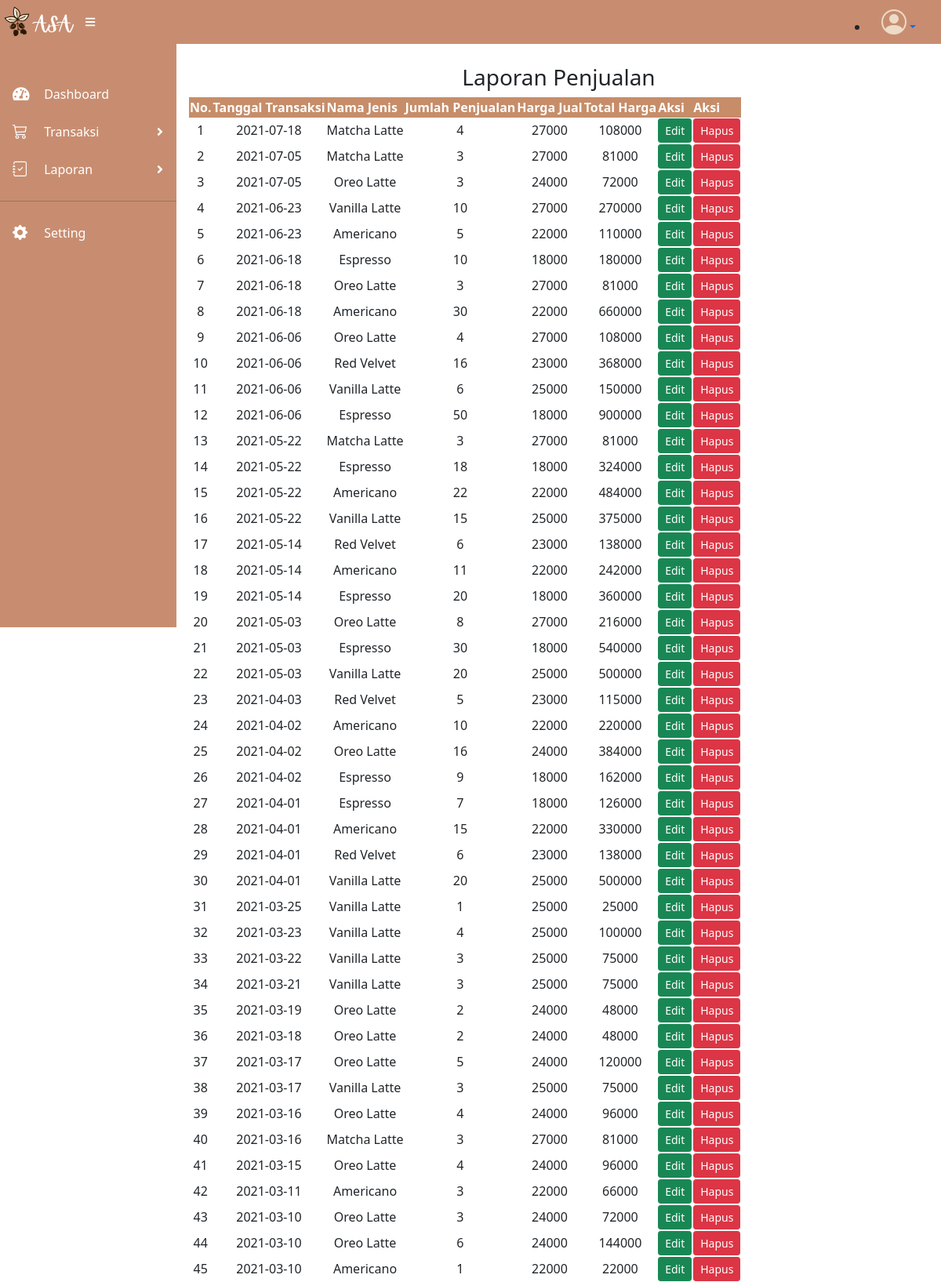
/pencatatanpenjualan.php (signed in, upper part), run on the app's committed database.
### tables this page shows
CREATE TABLE `penjualan` (
  `id` int(11) NOT NULL,
  `tgl_jual` date NOT NULL,
  `nama_jenis` varchar(50) NOT NULL,
  `jml_penjualan` int(11) NOT NULL,
  `hrg_jual` int(11) NOT NULL
);

### functions.php (called while the page is built, shortened)
<?php
$conn = mysqli_connect("localhost","root","","simkc");
function query($query){
    global $conn;
    $result = mysqli_query($conn, $query);
    $rows = [];
    while ($row = mysqli_fetch_assoc($result)){
        $rows[] = $row;
    }
    return $rows;
}
?>

### pencatatanpenjualan.php (the view, shortened to what this page needs)
<?php
require 'functions.php';
$jual = query("SELECT * FROM penjualan ORDER BY tgl_jual DESC");
?>
<!DOCTYPE html>
<html>
<head>
        <link href="https://cdn.jsdelivr.net/npm/simple-datatables@latest/dist/style.css" rel="stylesheet" />
        <link href="css/styles.css" rel="stylesheet" />
        <link rel="stylesheet" href="https://cdn.jsdelivr.net/npm/bootstrap-icons@1.5.0/font/bootstrap-icons.css">
</head>
<body class="sb-nav-fixed">
    <nav class="sb-topnav navbar navbar-expand" style="background-color: var(--bs-brown);">
        <img src= "img/CafeLogo.png"  style="width: 100px;">
        <button class="btn btn-link btn-sm order-0 order-lg-0 me-4 me-lg-2" id="sidebarToggle" href="#!"><i class="fas fa-bars" style="color: white"></i></button>
        <ul class="d-none d-md-inline-block form-inline ms-auto me-0 me-md-3 my-2 my-md-0">
            <li class="nav-item dropdown">
                <a class="nav-link dropdown-toggle" id="navbarDropdown" href="#" role="button" data-bs-toggle="dropdown" aria-expanded="false"><i class="bi bi-person-circle fa-2x" style="color: #EDDBC7;"></i></a>
            </li>
        </ul>
    </nav>
        <div id="layoutSidenav">
            <div id="layoutSidenav_nav">
                <nav class="sb-sidenav accordion sb-sidenav" id="sidenavAccordion" style="background-color: var(--bs-brown)">
                    <div class="sb-sidenav-menu">
                        <div class="nav">
                        <div class="sb-sidenav-menu-heading"></div>
                            <a class="nav-link" href="home.php" style="color: white">
                                <div class="sb-nav-link-icon col-lg-2"><i class="fas fa-tachometer-alt fa-lg"></i></div>
                                Dashboard
                            </a>
                            <a class="nav-link collapsed" href="#" style="color: white" data-bs-toggle="collapse" data-bs-target="#collapseLayouts" aria-expanded="false" aria-controls="collapseLayouts">
                                <div class="sb-nav-link-icon col-lg-2"><i class="bi bi-cart3 fa-lg"></i></div>
                                Transaksi
                                <div class="sb-sidenav-collapse-arrow"><i class="fas fa-angle-down"></i></div>
                            </a>
                            <a class="nav-link collapsed" href="#" style="color: white" data-bs-toggle="collapse" data-bs-target="#collapsePages" aria-expanded="false" aria-controls="collapsePages">
                                <div class="sb-nav-link-icon col-lg-2"><i class="bi bi-journal-check fa-lg"></i></div>
                                Laporan
                                <div class="sb-sidenav-collapse-arrow"><i class="fas fa-angle-down"></i></div>
                            </a>
                             <hr class="sidebar-divider">
                             <a class="nav-link" href="setting.php" style="color: white">
                                <div class="sb-nav-link-icon col-lg-2"><i class="bi bi-gear-fill fa-lg"></i></div>
                                Setting
                            </a>
                    </div>
                </nav>
            </div>
            <div id="layoutSidenav_content" style="margin-top:10px">
                <main>
                <div class="card-body">
                    <table id="datatablesSimple">
                        <h3 align = "center">Laporan Penjualan</h3>
                            <tr bgcolor= #c78d69>
                                <th style ="color: #ffffff">No.</th>
                                <th style ="color: #ffffff">Tanggal Transaksi</th>
                                <th style ="color: #ffffff">Nama Jenis</th>
                                <th style ="color: #ffffff">Jumlah Penjualan</th>
                                <th style ="color: #ffffff">Harga Jual</th>
                                <th style ="color: #ffffff">Total Harga</th>
                                <th style ="color: #ffffff" >Aksi</th>
                                <th style ="color: #ffffff" >Aksi</th>
                            </tr>
                            <?php $i = 1; ?>
                            <?php foreach($jual as $row) : ?>
                            <tr>
                                <td align = "center"><?= $i; ?></td>
                                <td align = "center"><?= $row["tgl_jual"]; ?></td>
                                <td align = "center"><?= $row["nama_jenis"]; ?></td>
                                <td align = "center"><?= $row["jml_penjualan"]; ?></td>
                                <td align = "center"><?= $row["hrg_jual"]; ?></td>
                                <?php
                                    $total = $row["jml_penjualan"]*$row["hrg_jual"];
                                    ?>
                                    <td align = "center"><?=$total; ?></td>
                                <td >
                                    <a class="btn btn-sm btn-success"  href="ubah.php?id=<?= $row["id"]; ?>">Edit</a>
                                </td>
                                <td>
                                <a class="btn btn-sm btn-danger" href="hapus.php?id=<?= $row["id"]; ?>" onclick="
                                    return confirm ('Apakah anda yakin untuk menghapus data ini?');"
                                    >Hapus</a>
                            </td>
                            </tr>
                            <?php $i++; ?>
                            <?php endforeach; ?>
                        </div>
                </div>
            </div>
</body>
</html>

### data on the page
penjualan: tgl_jual "2021-07-18", nama_jenis "Matcha Latte", jml_penjualan "4", hrg_jual "27000", total "108000"
penjualan: tgl_jual "2021-07-05", nama_jenis "Matcha Latte", jml_penjualan "3", hrg_jual "27000", total "81000"
penjualan: tgl_jual "2021-07-05", nama_jenis "Oreo Latte", jml_penjualan "3", hrg_jual "24000", total "72000"
penjualan: tgl_jual "2021-06-23", nama_jenis "Vanilla Latte", jml_penjualan "10", hrg_jual "27000", total "270000"
penjualan: tgl_jual "2021-06-23", nama_jenis "Americano", jml_penjualan "5", hrg_jual "22000", total "110000"
penjualan: tgl_jual "2021-06-18", nama_jenis "Espresso", jml_penjualan "10", hrg_jual "18000", total "180000"
penjualan: tgl_jual "2021-06-18", nama_jenis "Oreo Latte", jml_penjualan "3", hrg_jual "27000", total "81000"
penjualan: tgl_jual "2021-06-18", nama_jenis "Americano", jml_penjualan "30", hrg_jual "22000", total "660000"
penjualan: tgl_jual "2021-06-06", nama_jenis "Oreo Latte", jml_penjualan "4", hrg_jual "27000", total "108000"
penjualan: tgl_jual "2021-06-06", nama_jenis "Red Velvet", jml_penjualan "16", hrg_jual "23000", total "368000"
penjualan: tgl_jual "2021-06-06", nama_jenis "Vanilla Latte", jml_penjualan "6", hrg_jual "25000", total "150000"
penjualan: tgl_jual "2021-06-06", nama_jenis "Espresso", jml_penjualan "50", hrg_jual "18000", total "900000"
penjualan: tgl_jual "2021-05-22", nama_jenis "Matcha Latte", jml_penjualan "3", hrg_jual "27000", total "81000"
penjualan: tgl_jual "2021-05-22", nama_jenis "Espresso", jml_penjualan "18", hrg_jual "18000", total "324000"
penjualan: tgl_jual "2021-05-22", nama_jenis "Americano", jml_penjualan "22", hrg_jual "22000", total "484000"
penjualan: tgl_jual "2021-05-22", nama_jenis "Vanilla Latte", jml_penjualan "15", hrg_jual "25000", total "375000"
penjualan: tgl_jual "2021-05-14", nama_jenis "Red Velvet", jml_penjualan "6", hrg_jual "23000", total "138000"
penjualan: tgl_jual "2021-05-14", nama_jenis "Americano", jml_penjualan "11", hrg_jual "22000", total "242000"
penjualan: tgl_jual "2021-05-14", nama_jenis "Espresso", jml_penjualan "20", hrg_jual "18000", total "360000"
penjualan: tgl_jual "2021-05-03", nama_jenis "Oreo Latte", jml_penjualan "8", hrg_jual "27000", total "216000"
penjualan: tgl_jual "2021-05-03", nama_jenis "Espresso", jml_penjualan "30", hrg_jual "18000", total "540000"
penjualan: tgl_jual "2021-05-03", nama_jenis "Vanilla Latte", jml_penjualan "20", hrg_jual "25000", total "500000"
penjualan: tgl_jual "2021-04-03", nama_jenis "Red Velvet", jml_penjualan "5", hrg_jual "23000", total "115000"
penjualan: tgl_jual "2021-04-02", nama_jenis "Americano", jml_penjualan "10", hrg_jual "22000", total "220000"
penjualan: tgl_jual "2021-04-02", nama_jenis "Oreo Latte", jml_penjualan "16", hrg_jual "24000", total "384000"
penjualan: tgl_jual "2021-04-02", nama_jenis "Espresso", jml_penjualan "9", hrg_jual "18000", total "162000"
penjualan: tgl_jual "2021-04-01", nama_jenis "Espresso", jml_penjualan "7", hrg_jual "18000", total "126000"
penjualan: tgl_jual "2021-04-01", nama_jenis "Americano", jml_penjualan "15", hrg_jual "22000", total "330000"
penjualan: tgl_jual "2021-04-01", nama_jenis "Red Velvet", jml_penjualan "6", hrg_jual "23000", total "138000"
penjualan: tgl_jual "2021-04-01", nama_jenis "Vanilla Latte", jml_penjualan "20", hrg_jual "25000", total "500000"
penjualan: tgl_jual "2021-03-25", nama_jenis "Vanilla Latte", jml_penjualan "1", hrg_jual "25000"
penjualan: tgl_jual "2021-03-23", nama_jenis "Vanilla Latte", jml_penjualan "4", hrg_jual "25000", total "100000"
penjualan: tgl_jual "2021-03-22", nama_jenis "Vanilla Latte", jml_penjualan "3", hrg_jual "25000", total "75000"
penjualan: tgl_jual "2021-03-21", nama_jenis "Vanilla Latte", jml_penjualan "3", hrg_jual "25000", total "75000"
penjualan: tgl_jual "2021-03-19", nama_jenis "Oreo Latte", jml_penjualan "2", hrg_jual "24000", total "48000"
penjualan: tgl_jual "2021-03-18", nama_jenis "Oreo Latte", jml_penjualan "2", hrg_jual "24000", total "48000"
penjualan: tgl_jual "2021-03-17", nama_jenis "Oreo Latte", jml_penjualan "5", hrg_jual "24000", total "120000"
penjualan: tgl_jual "2021-03-17", nama_jenis "Vanilla Latte", jml_penjualan "3", hrg_jual "25000", total "75000"
penjualan: tgl_jual "2021-03-16", nama_jenis "Oreo Latte", jml_penjualan "4", hrg_jual "24000", total "96000"
penjualan: tgl_jual "2021-03-16", nama_jenis "Matcha Latte", jml_penjualan "3", hrg_jual "27000", total "81000"
penjualan: tgl_jual "2021-03-15", nama_jenis "Oreo Latte", jml_penjualan "4", hrg_jual "24000", total "96000"
penjualan: tgl_jual "2021-03-11", nama_jenis "Americano", jml_penjualan "3", hrg_jual "22000", total "66000"
penjualan: tgl_jual "2021-03-10", nama_jenis "Oreo Latte", jml_penjualan "3", hrg_jual "24000", total "72000"
penjualan: tgl_jual "2021-03-10", nama_jenis "Oreo Latte", jml_penjualan "6", hrg_jual "24000", total "144000"
penjualan: tgl_jual "2021-03-10", nama_jenis "Americano", jml_penjualan "1", hrg_jual "22000"
